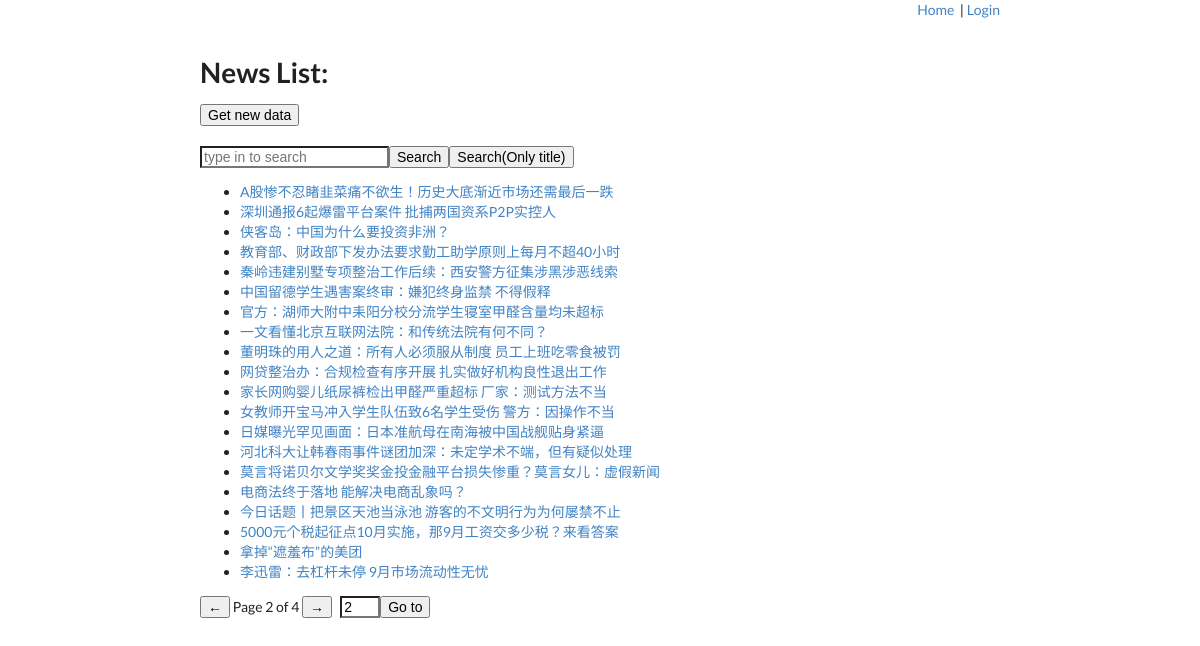
The page /news/2 on the database its author committed.
### news/models.py (models this page shows)
class News(models.Model):
    id = models.IntegerField(primary_key=True)
    title = models.TextField()
    content = models.TextField()
    url = models.URLField()
    deleted = models.BooleanField(default=False)

### news/views.py (the view)
# urls.py: path('news/', views.news, name='news'),
def news(request, id=-1):
    if id <= 0 or not isinstance(id, int):
        return HttpResponseRedirect('/news/1')
    news = get_show_news()
    pagesize = 20
    pages = (len(news) + pagesize - 1) // pagesize
    if id > pages and pages > 0:
        return HttpResponseRedirect('/news/' + str(pages))
    news = news[(id - 1) * pagesize:id * pagesize]
    return render(request, 'news.html', render_params(request, news=news, haspre=id>1, hasnext=id<pages,
                                                        nowid=id, preid=id-1, nextid=id+1, total=pages))

### news/views.py (called while the page is built)
def get_show_news():
    news = News.objects.filter(deleted=False)
    news = list(news)
    news.sort(key=lambda x: x.id)
    return news

def check_loggedini(request):
    sess = request.session.get('sess', None)
    if sess and User.objects.filter(sess=sess):
        return True
    else:
        return False

def render_params(request, **kwargs):
    ans = {'loggedin': check_loggedini(request)}
    for t in kwargs:
        ans[t] = kwargs[t]
    return ans

### templates/news.html (shortened to what this page needs)
{% extends "base.html" %}
{% block body %}
<h1>News List:</h1>
    <a href="/getnew/"><button>Get new data</button></a><br><br>
    <input type="text" placeholder="type in to search" id="input_query"><button onclick="doquery()">Search</button><button onclick="doquery_title()">Search(Only title)</button>
<ul>
    {% for s in news %}
        <li><a href="/news_content/{{ s.id }}">{{ s.title }}</a></li>
    {% endfor %}
</ul>
    {% if haspre %}
        <a href="/news/{{ preid }}"><button>←</button></a>
    {% endif %}
    Page {{ nowid }} of {{ total }}
    {% if hasnext %}
        <a href="/news/{{ nextid }}"><button>→</button></a>
    {% endif %}
    &nbsp;&nbsp;<input type="text" value="{{ nowid }}" id='tarpage' style="max-width: 40px"><button onclick="gotopage()">Go to</button>
{% endblock %}

### rows shown on the page
News: title "A股惨不忍睹韭菜痛不欲生！历史大底渐近市场还需最后一跌"
News: title "深圳通报6起爆雷平台案件 批捕两国资系P2P实控人"
News: title "侠客岛：中国为什么要投资非洲？"
News: title "教育部、财政部下发办法要求勤工助学原则上每月不超40小时"
News: title "秦岭违建别墅专项整治工作后续：西安警方征集涉黑涉恶线索"
News: title "中国留德学生遇害案终审：嫌犯终身监禁 不得假释"
News: title "官方：湖师大附中耒阳分校分流学生寝室甲醛含量均未超标"
News: title "一文看懂北京互联网法院：和传统法院有何不同？"
News: title "董明珠的用人之道：所有人必须服从制度 员工上班吃零食被罚"
News: title "网贷整治办：合规检查有序开展 扎实做好机构良性退出工作"
News: title "家长网购婴儿纸尿裤检出甲醛严重超标 厂家：测试方法不当"
News: title "女教师开宝马冲入学生队伍致6名学生受伤 警方：因操作不当"
News: title "日媒曝光罕见画面：日本准航母在南海被中国战舰贴身紧逼"
News: title "河北科大让韩春雨事件谜团加深：未定学术不端，但有疑似处理"
News: title "莫言将诺贝尔文学奖奖金投金融平台损失惨重？莫言女儿：虚假新闻"
News: title "电商法终于落地 能解决电商乱象吗？"
News: title "今日话题丨把景区天池当泳池 游客的不文明行为为何屡禁不止"
News: title "5000元个税起征点10月实施，那9月工资交多少税？来看答案"
News: title "拿掉“遮羞布”的美团"
News: title "李迅雷：去杠杆未停 9月市场流动性无忧"

### other values the page prints
{{ nowid }} "2"
{{ total }} "4"
